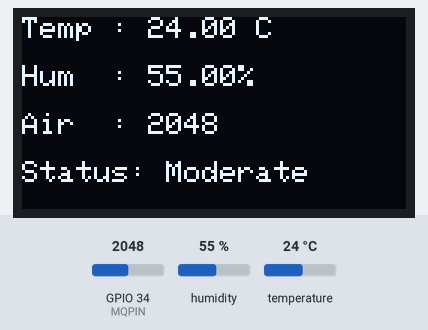
A sketch run on a simulated ESP32. Parts: 128×64 one-colour display. The test bench sets the inputs (shaded band); at power-on: GPIO 34 (MQPIN) = 2048, humidity 55 %, temperature 24 °C. WiFi joins after 1.5 s; servers stay silent unless stated; what the sketch prints to the serial monitor is not drawn.

Above: at 4.4 s.
4.5 s: GPIO 34 (MQPIN) set to 2540
At 6.5 s:
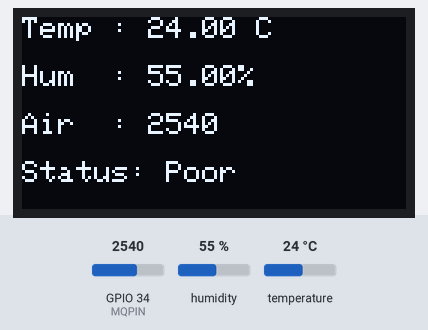
7.3 s: GPIO 34 (MQPIN) set to 2469
At 8.2 s:
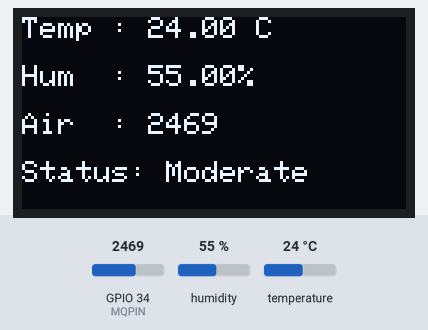
9.3 s: GPIO 34 (MQPIN) set to 1231
At 10.7 s:
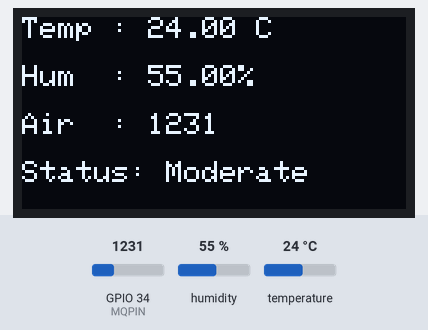
11.3 s: GPIO 34 (MQPIN) set to 1151
At 12.4 s:
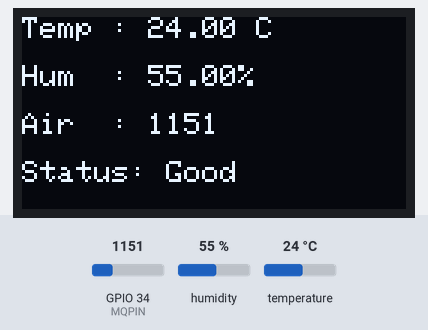
13.3 s: humidity set to 22 %
At 16.7 s:
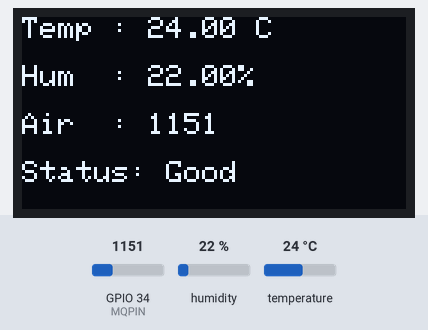
17.3 s: temperature set to 12 °C
At 20.9 s:
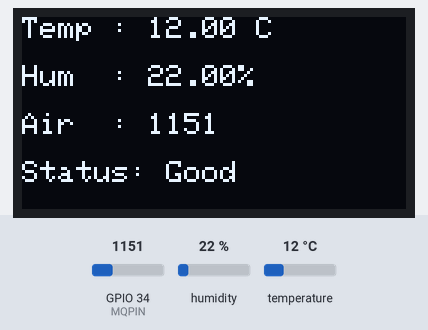
Timing chart, 0 to 22.3 s (numbered marks = the images above; inputs shaded):
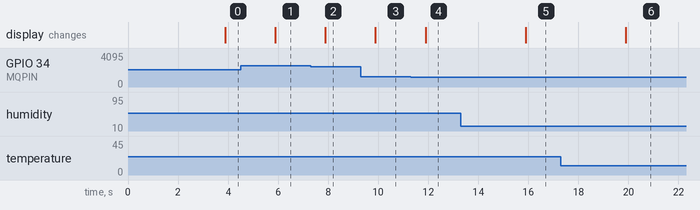

The sketch:

sketch_1_.ino
```cpp
#define BLYNK_TEMPLATE_ID "TMPL3agwXyTOh"
#define BLYNK_TEMPLATE_NAME "Low Cost Air Monitoring System"
#define BLYNK_AUTH_TOKEN "Sm_n92a31vfu65C9N3dLJZkpvnxjnje8"

#include <WiFi.h>
#include <BlynkSimpleEsp32.h>

#include <Wire.h>
#include <Adafruit_GFX.h>
#include <Adafruit_SSD1306.h>
#include <DHT.h>

// ---------------- OLED ----------------
#define SCREEN_WIDTH 128
#define SCREEN_HEIGHT 64
Adafruit_SSD1306 display(SCREEN_WIDTH, SCREEN_HEIGHT, &Wire, -1);

// ---------------- DHT ----------------
#define DHTPIN 4
#define DHTTYPE DHT22
DHT dht(DHTPIN, DHTTYPE);

// ---------------- MQ135 ----------------
#define MQPIN 34

// ---------------- WiFi ----------------
char ssid[] = "Wokwi-GUEST";
char pass[] = "";

// Timer
BlynkTimer timer;

void sendSensor()
{
  float temp = dht.readTemperature();
  float hum = dht.readHumidity();
  int air = analogRead(MQPIN);

  if (isnan(temp) || isnan(hum))
    return;

  String status;

  if (air < 1200)
    status = "Good";
  else if (air < 2500)
    status = "Moderate";
  else
    status = "Poor";

  // -------- OLED --------
  display.clearDisplay();

  display.setTextSize(1);
  display.setTextColor(SSD1306_WHITE);

  display.setCursor(0,0);
  display.print("Temp : ");
  display.print(temp);
  display.println(" C");

  display.setCursor(0,16);
  display.print("Hum  : ");
  display.print(hum);
  display.println("%");

  display.setCursor(0,32);
  display.print("Air  : ");
  display.println(air);

  display.setCursor(0,48);
  display.print("Status: ");
  display.println(status);

  display.display();

  // -------- Serial --------
  Serial.println("----------------------");
  Serial.print("Temperature : ");
  Serial.println(temp);

  Serial.print("Humidity    : ");
  Serial.println(hum);

  Serial.print("Air Quality : ");
  Serial.println(air);

  Serial.print("Status      : ");
  Serial.println(status);

  // -------- Blynk --------
  Blynk.virtualWrite(V0, temp);
  Blynk.virtualWrite(V1, hum);
  Blynk.virtualWrite(V2, air);
  Blynk.virtualWrite(V3, status);
}

void setup() {
  Serial.begin(115200);

  Wire.begin(21,22);
  dht.begin();

  if (!display.begin(SSD1306_SWITCHCAPVCC, 0x3C)) {
    Serial.println("OLED Failed");
    while (true);
  }

  display.clearDisplay();
  display.display();

  // Connect to WiFi
  WiFi.begin(ssid, pass);

  while (WiFi.status() != WL_CONNECTED) {
    delay(500);
  }

  Serial.println("WiFi Connected!");

  // Connect to Blynk
  Blynk.config(BLYNK_AUTH_TOKEN);

  while (!Blynk.connect()) {
    delay(500);
  }

  Serial.println("Connected to Blynk!");

  timer.setInterval(2000L, sendSensor);
}

void loop()
{
  Blynk.run();
  timer.run();
}
```

Measured:
- the behaviour switches between 2500 and 2499 on GPIO 34 (MQPIN) (found by bisection; images 1 and 2)
- the behaviour switches between 1200 and 1199 on GPIO 34 (MQPIN) (found by bisection; images 3 and 4)
- after the input at 4.5 s, the display: changes after 1.4 s (image 1)
- after the input at 7.3 s, the display: changes after 0.59 s (image 2)
- after the input at 9.3 s, the display: changes after 0.58 s (image 3)
- after the input at 11.3 s, the display: changes after 0.59 s (image 4)
- after the input at 13.3 s, the display: changes after 2.6 s (image 5)
- after the input at 17.3 s, the display: changes after 2.6 s (image 6)
